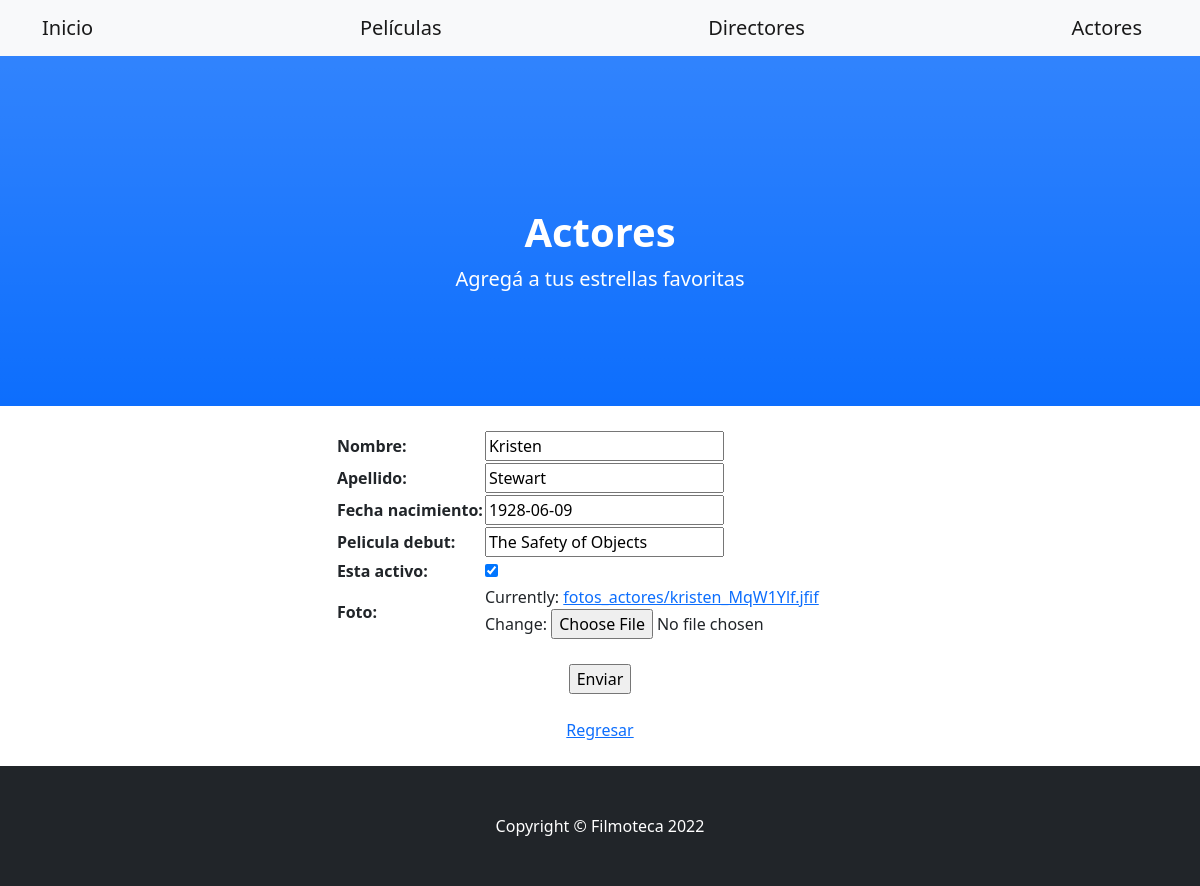
The page /actores/editar/2 (signed in) on the database its author committed.
### filmoteca/models.py (models this page shows, shortened)
class Actor(models.Model):
    nombre = models.CharField(max_length=20)
    apellido = models.CharField(max_length=30)
    fecha_nacimiento = models.DateField()
    pelicula_debut = models.CharField(max_length=60)
    esta_activo = models.BooleanField()
    foto = models.ImageField(upload_to="fotos_actores")
    creado = models.DateTimeField(auto_now_add=True)
    actualizado = models.DateTimeField(auto_now=True)

### filmoteca/views.py (the view)
# urls.py: path('actores/editar/<pk>', ActorUpdate.as_view(), name='actores_editar'),
class ActorUpdate(LoginRequiredMixin, UpdateView):
    model = Actor
    success_url = "/actores"
    fields = ['nombre', 'apellido', 'fecha_nacimiento', 'pelicula_debut', 'esta_activo', 'foto']

### filmoteca/templates/filmoteca/actor_form.html (shortened to what this page needs)
{% extends 'filmoteca/base.html' %}
{% block header1 %}Actores{% endblock %}
{% block header2 %}Agregá a tus estrellas favoritas{% endblock %}
{% block contenido %}
    <br>
    <center>
        <form method="POST" enctype="multipart/form-data"> {% csrf_token %}
            <table>
                {{form.as_table}}
            </table>
            <br>
            <input type="submit" value="Enviar">
        </form>
        <br>
        <a href="{% url 'actores' %}">Regresar</a>
    </center>
    <br>
{% endblock %}

### rows shown on the page
Actor: nombre "Kristen", apellido "Stewart", fecha_nacimiento "1928-06-09", pelicula_debut "The Safety of Objects", esta_activo "☑"
